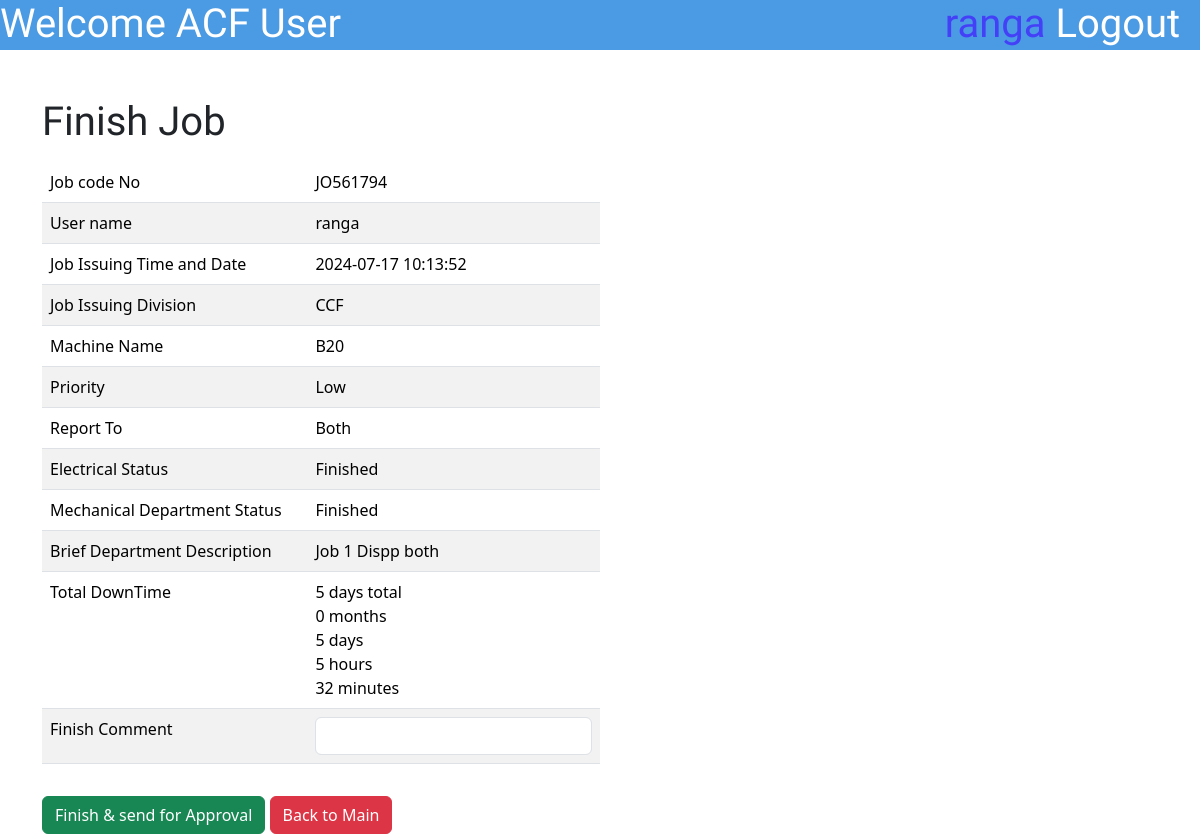
The app's page /PUser/DisplayDataPuser.php?updateid=213 (signed in) with its own data.
### tables this page shows
CREATE TABLE `jobdatasheet` (
  `id` int(10) NOT NULL,
  `JobCodeNo` varchar(100) NOT NULL,
  `JobPostingDateTime` varchar(50) NOT NULL,
  `JobPostingDev` enum('ACF','CCF','DR','Flexible','Aluminium Rodmill','Ceylon Copper') NOT NULL,
  `MachineName` varchar(255) NOT NULL,
  `Priority` enum('High','Low','Critical','') NOT NULL,
  `ReportTo` enum('Electrical','Mechanical','Both','') NOT NULL,
  `BDescription` varchar(500) NOT NULL,
  `Username` varchar(50) NOT NULL,
  `JobStatusE` enum('Pending','Started','Finished','Approved','NA') NOT NULL,
  `JobStatusM` enum('Pending','Started','Finished','Approved','NA') NOT NULL,
  `Approval` enum('Pending Approval','Not Approved','Approved','') NOT NULL,
  `FinishedCommentE` varchar(255) DEFAULT NULL,
  `FinishedCommentM` varchar(500) DEFAULT NULL,
  `TransferCommentE` varchar(500) DEFAULT NULL,
  `TransferCommentM` varchar(500) DEFAULT NULL,
  `ApproveComment` varchar(1000) DEFAULT NULL,
  `DisapproveComment` varchar(1000) DEFAULT NULL,
  `DownTime` varchar(500) DEFAULT NULL,
  `TryCount` int(10) DEFAULT NULL
);

### PUser/DisplayDataPuser.php (the view, shortened to what this page needs)
<?php
include '../connect.php';
$idu = $_GET['updateid'];
$sql = "Select * from jobdatasheet where id='$idu'";
$result = mysqli_query($con, $sql);
$row = mysqli_fetch_assoc($result);
$JobCodeNo = $row['JobCodeNo'];
$username = $_SESSION['username'];
$JobIssuingDateTime = $row['JobPostingDateTime'];
$JobIssuingDivision = $row['JobPostingDev'];
$MachineName = $row['MachineName'];
$priority = $row['Priority'];
$ReportTo = $row['ReportTo'];
$BriefDescription = $row['BDescription'];
$JobStatusM = $row['JobStatusM'];
$JobStatusE = $row['JobStatusE'];
?>
<!DOCTYPE html>
<html lang="en">
<head>
    <link href="https://cdn.jsdelivr.net/npm/bootstrap@5.3.3/dist/css/bootstrap.min.css" rel="stylesheet"
>
    <link rel="stylesheet" href="\MaintananceJobCard\styles\SubmitJobstyle.css">
</head>
<body onload="divSelect()">
    <div class="topbar">
        <h1 class="topbar-text">Welcome <?php echo $_SESSION['workplace'] ?> User</h1>
        <a href="\MaintananceJobCard\logout.php">
            <h1 class="topbar-logout">Logout &nbsp</h1>
        </a>
        <h1 class="topbar-username"><?php echo $_SESSION['username'] ?>&nbsp</h1>
    </div>
    <div class="container mt-5 ">
        <h1> Finish Job </h1>
        <div class="mt-3">
            <form method="POST">
                <table class="table table-striped w-50">
                    <tr>
                    <tr>
                        <td>
                            Job code No
                        </td>
                        <td>
                            <?php echo $JobCodeNo; ?>
                        </td>
                    </tr>
                    <tr>
                        <td>
                            User name
                        </td>
                        <td>
                            <?php echo $username; ?>
                        </td>
                    </tr>
                    <tr>
                        <td>
                            Job Issuing Time and Date
                        </td>
                        <td>
                            <?php echo $JobIssuingDateTime; ?>
                        </td>
                    </tr>
                    <tr>
                        <td>
                            Job Issuing Division
                        </td>
                        <td>
                            <?php echo $JobIssuingDivision; ?>
                        </td>
                    </tr>
                    <tr>
                        <td>
                            Machine Name
                        </td>
                        <td>
                            <?php echo $MachineName; ?>
                        </td>
                    </tr>
                    <tr>
                        <td>
                            Priority
                        </td>
                        <td>
                            <?php echo $priority; ?>
                        </td>
                    </tr>
                    <tr>
                        <td>
                            Report To
                        </td>
                        <td>
                            <?php echo $ReportTo; ?>
                        </td>
                    </tr>
                     <tr>
                        <td>
                            Electrical Status
                        </td>
                        <td>
                            <?php echo $JobStatusE; ?>
                        </td>
                    </tr>
                    <tr>
                        <td>
                            Mechanical Department Status
                        </td>
                        <td>
                            <?php echo $JobStatusM; ?>
                        </td>
                    </tr>
                    <tr>
                        <td>
                            Brief Department Description
                        </td>
                        <td>
                            <?php echo $BriefDescription; ?>
                        </td>
                    <tr>
                        <td>
                            Total DownTime
                        </td>
                        <td>
                            <?php
                            $start_date = new DateTime(date("Y-m-d H:i:s"));
                            $since_start = $start_date->diff(new DateTime($JobIssuingDateTime));
                            echo $since_start->days . ' days total<br>';
                            echo $since_start->m . ' months<br>';
                            echo $since_start->d . ' days<br>';
                            echo $since_start->h . ' hours<br>';
                            echo $since_start->i . ' minutes<br>';
                             ?>
                        </td>
                    </tr>
                    </tr>
                    <tr>
                        <td>
                            Finish Comment
                        </td>
                        <td>
                            <input type="text" class="form-control" name="finishcomment">
                        </td>
                    </tr>
                    </tr>
                </table>
                <button type="submit" class="btn btn-success mt-3" name="finish"
                    onclick="return confirm('Are you sure?')">Finish & send for Approval</button>
                <button type="back" class="btn btn-danger mt-3" name="back"><a
                        href="\MaintananceJobCard\EMUser\indexEMUser.php" style="text-decoration:none;color:white">Back
                        to Main</a></button>
            </form>
        </div>
    </div>
</body>
</body>

### styles/SubmitJobstyle.css (style rules this page uses)
div.topbar { height: 50px; width: 100%; background-color: #4A9AE4; }
h1.topbar-text { float: left; font-family: "Jockey One", sans-serif; color: white; }
h1.topbar-username { float: right; font-family: "Jockey One", sans-serif; color: #4440F8; }
h1.topbar-logout { float: right; font-family: "Jockey One", sans-serif; color: white; }

### PUser/DisplayDataPuser.php (style rules this page uses)
h1 { font-family: "Jockey One", sans-serif; }

### records on screen
jobdatasheet: JobCodeNo "JO561794", JobPostingDateTime "2024-07-17 10:13:52", JobPostingDev "CCF", MachineName "B20", Priority "Low", ReportTo "Both", JobStatusE "Finished", JobStatusM "Finished", BDescription "Job 1 Dispp both", JobPostingDateTime "5", JobPostingDateTime "0", JobPostingDateTime "32"

### other values on screen
$_SESSION['workplace'] "ACF"
$_SESSION['username'] "ranga"
$username "ranga"
